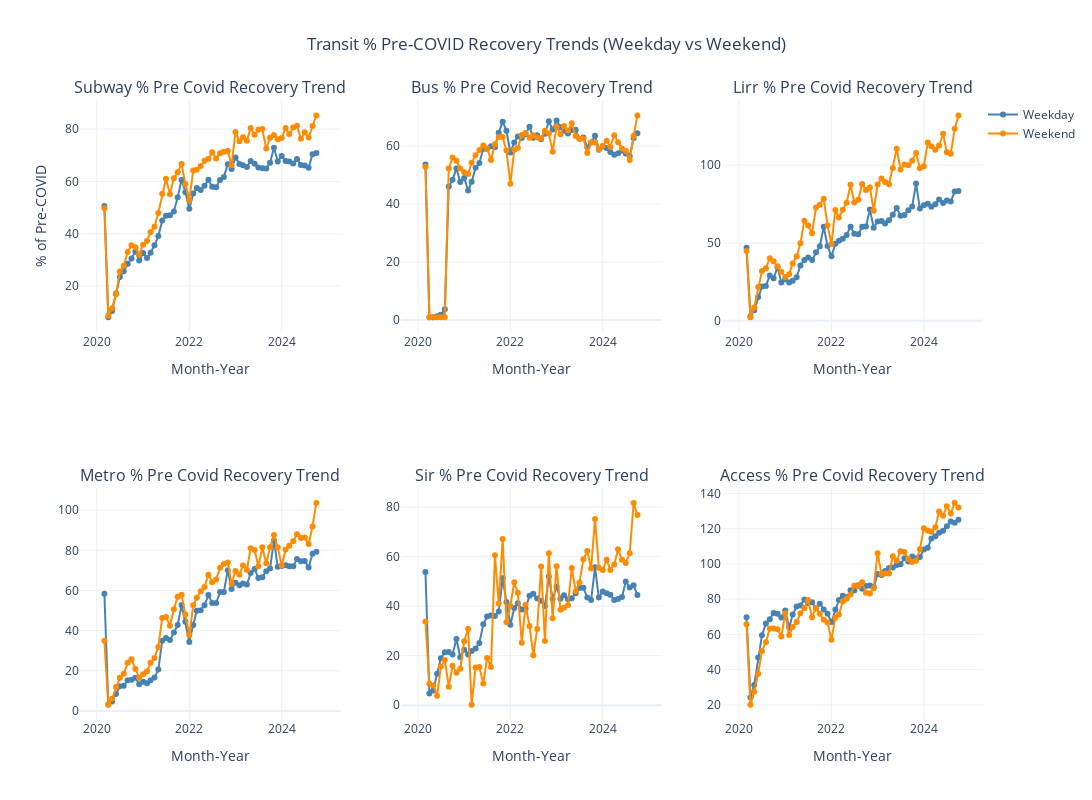

The notebook cell this image was saved under:
### Markdown cell above
### Phase 1: Mode-wise % Recovery Trend (Weekday vs Weekend)

### Code cell
import plotly.graph_objs as go
from plotly.subplots import make_subplots

# Step 1: Map day_type to Weekday/Weekend
df['day_type_simple'] = df['weekday'].map(
    lambda x: 'Weekend' if x in ['Saturday', 'Sunday'] else 'Weekday'
)

# Step 2: Convert month names to numerical values
month_mapping = {
    'January': 1, 'February': 2, 'March': 3, 'April': 4,
    'May': 5, 'June': 6, 'July': 7, 'August': 8,
    'September': 9, 'October': 10, 'November': 11, 'December': 12
}
df['month'] = df['month'].map(month_mapping)

# Step 3: Transit modes to plot
modes = [
    'subway_%_pre_covid', 'bus_%_pre_covid', 'lirr_%_pre_covid',
    'metro_%_pre_covid', 'sir_%_pre_covid', 'access_%_pre_covid'
]

# Step 4: Create subplots
fig = make_subplots(rows=2, cols=3, subplot_titles=[
    mode.replace('_', ' ').title() + ' Recovery Trend' for mode in modes
])

# Step 5: Plot each mode in subplot
for i, mode in enumerate(modes):
    row = i // 3 + 1
    col = i % 3 + 1

    # Grouping
    temp = df.groupby(['year', 'month', 'day_type_simple'])[mode].mean().reset_index()
    temp['Period'] = pd.to_datetime(temp[['year', 'month']].assign(day=1))

    # Weekday Line
    weekday_data = temp[temp['day_type_simple'] == 'Weekday']
    fig.add_trace(
        go.Scatter(
            x=weekday_data['Period'],
            y=weekday_data[mode],
            mode='lines+markers',
            name='Weekday',
            line=dict(color='steelblue'),
            showlegend=(i == 0)
        ),
        row=row, col=col
    )

    # Weekend Line
    weekend_data = temp[temp['day_type_simple'] == 'Weekend']
    fig.add_trace(
        go.Scatter(
            x=weekend_data['Period'],
            y=weekend_data[mode],
            mode='lines+markers',
            name='Weekend',
            line=dict(color='darkorange'),
            showlegend=(i == 0)
        ),
        row=row, col=col
    )

# Step 6: Update layout
fig.update_layout(
    height=800,
    width=1200,
    title_text="Transit % Pre-COVID Recovery Trends (Weekday vs Weekend)",
    title_x=0.5,
    legend=dict(x=1, y=1),
    template='plotly_white'
)

# Y-axis label
fig.update_yaxes(title_text='% of Pre-COVID', row=1, col=1)
fig.update_xaxes(title_text='Month-Year')

fig.show()
